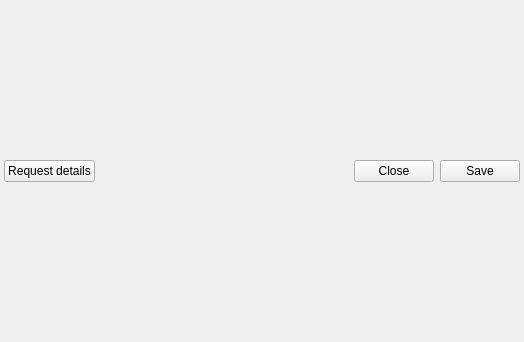
<?xml version="1.0" encoding="UTF-8"?>
<ui version="4.0">
 <class>jVCard</class>
 <widget class="QWidget" name="jVCard">
  <property name="geometry">
   <rect>
    <x>0</x>
    <y>0</y>
    <width>524</width>
    <height>342</height>
   </rect>
  </property>
  <property name="windowTitle">
   <string>userInformation</string>
  </property>
  <layout class="QVBoxLayout" name="widgetLayout">
   <property name="margin">
    <number>4</number>
   </property>
   <item>
    <layout class="QHBoxLayout" name="horizontalLayout">
     <item>
      <widget class="QPushButton" name="requestButton">
       <property name="minimumSize">
        <size>
         <width>0</width>
         <height>0</height>
        </size>
       </property>
       <property name="text">
        <string>Request details</string>
       </property>
       <property name="icon">
        <iconset>
         <normaloff>:/icons/crystal_project/request.png</normaloff>:/icons/crystal_project/request.png</iconset>
       </property>
      </widget>
     </item>
     <item>
      <widget class="QLabel" name="loaderLabel">
       <property name="text">
        <string/>
       </property>
      </widget>
     </item>
     <item>
      <spacer>
       <property name="orientation">
        <enum>Qt::Horizontal</enum>
       </property>
       <property name="sizeHint" stdset="0">
        <size>
         <width>268</width>
         <height>24</height>
        </size>
       </property>
      </spacer>
     </item>
     <item>
      <widget class="QPushButton" name="closeButton">
       <property name="text">
        <string>Close</string>
       </property>
       <property name="icon">
        <iconset>
         <normaloff>:/icons/crystal_project/cancel.png</normaloff>:/icons/crystal_project/cancel.png</iconset>
       </property>
      </widget>
     </item>
     <item>
      <widget class="QPushButton" name="saveButton">
       <property name="text">
        <string>Save</string>
       </property>
       <property name="icon">
        <iconset>
         <normaloff>:/icons/crystal_project/save_all.png</normaloff>:/icons/crystal_project/save_all.png</iconset>
       </property>
      </widget>
     </item>
    </layout>
   </item>
  </layout>
 </widget>
 <layoutdefault spacing="6" margin="11"/>
 <tabstops>
  <tabstop>closeButton</tabstop>
  <tabstop>saveButton</tabstop>
 </tabstops>
 <resources/>
 <connections>
  <connection>
   <sender>closeButton</sender>
   <signal>clicked()</signal>
   <receiver>jVCard</receiver>
   <slot>close()</slot>
   <hints>
    <hint type="sourcelabel">
     <x>589</x>
     <y>416</y>
    </hint>
    <hint type="destinationlabel">
     <x>630</x>
     <y>432</y>
    </hint>
   </hints>
  </connection>
 </connections>
</ui>
